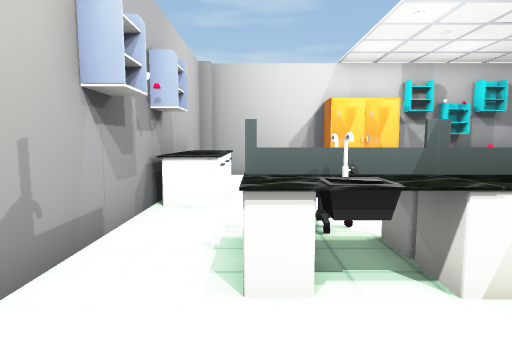
[1] (above)

13 first-person views from a walk through a scene from a Unity 3-D project. The camera is 1.3 m above the floor, tilts 6° down and sees 75° across. The floor is counted in squares, 1 m on a side. Each view is taken from the middle of a square. On the plan, view 1 faces up. The plan holds only what a view shows up to about 14 squares ahead; the rest is blank. The player character is not drawn.

[2]
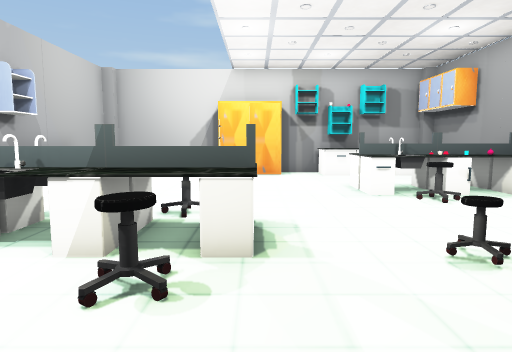

[3]
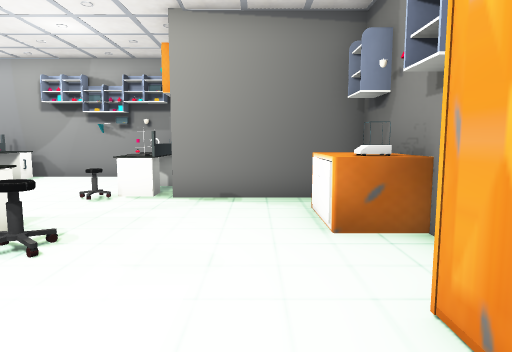

[4]
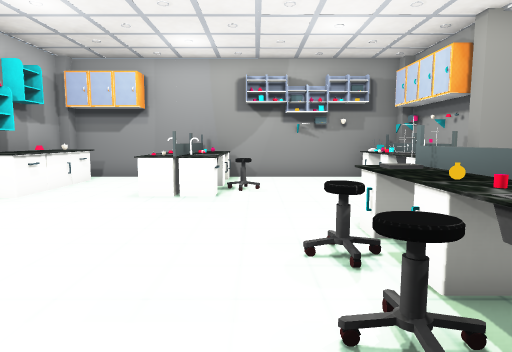

[5]
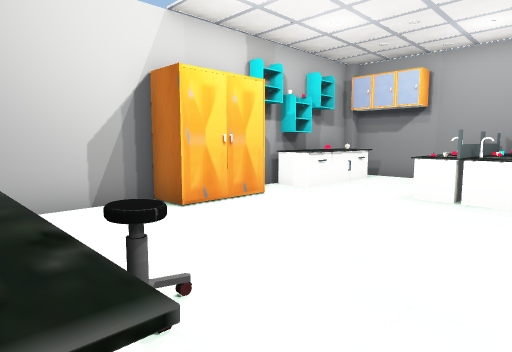

[6]
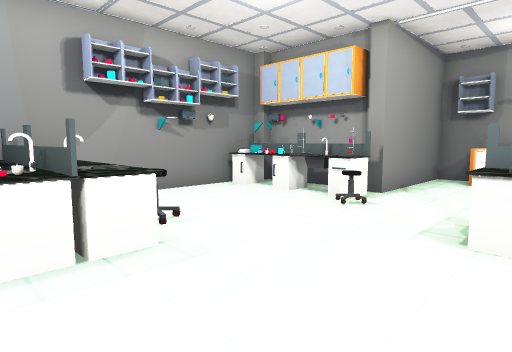

[7]
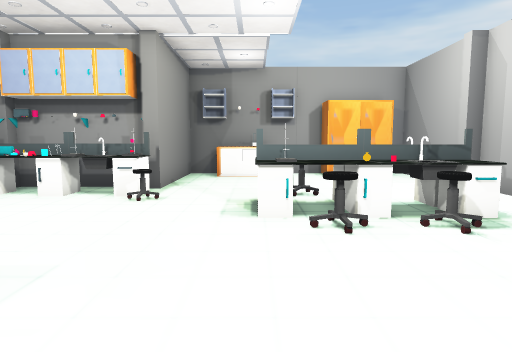

[8]
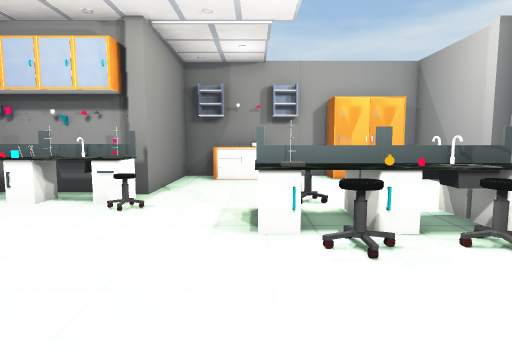

[9]
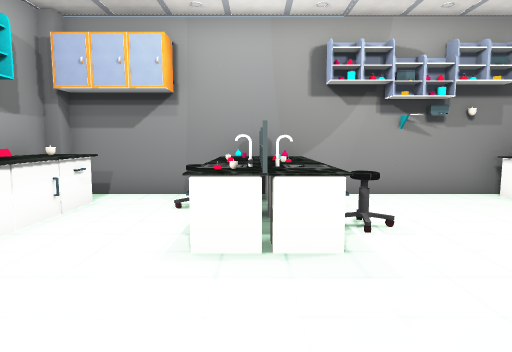

[10]
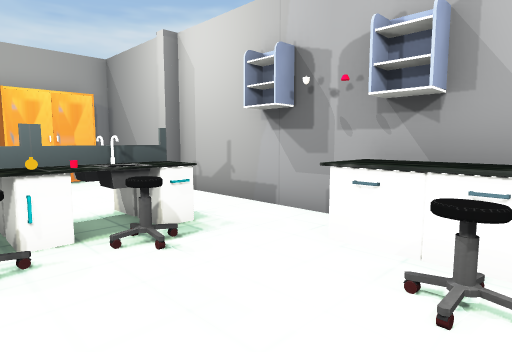

[11]
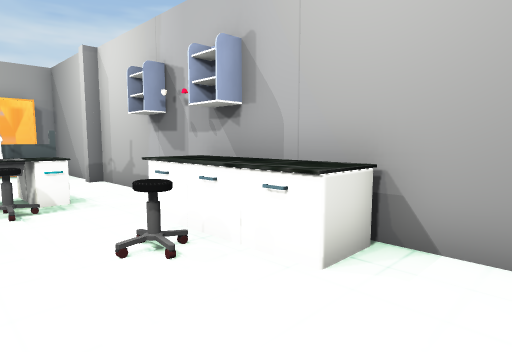

[12]
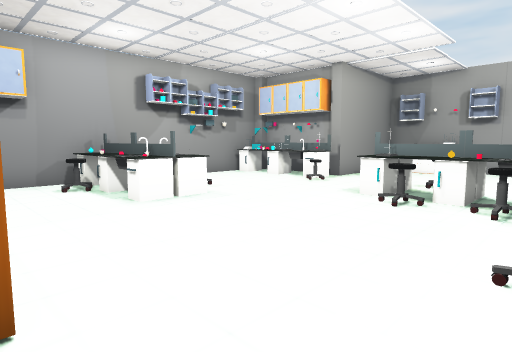

[13]
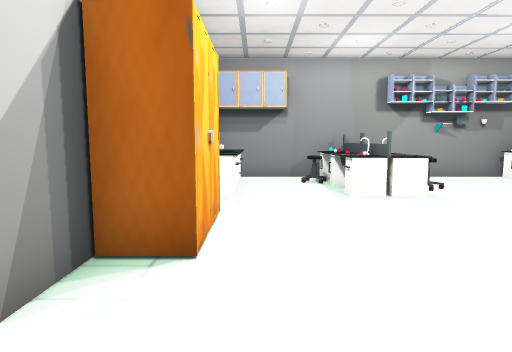

### Floor plan
Points are (right, up) in squares from view 1. A wall is a line through its corners. A room is listed if a view was taken in it or the views show most of it. See-through windows are left out.
Room 1 (views 1, 2, 3, 4, 5, 6, 7, 8, 9, 10, 11, 12, 13)
walls: (7.4, 1.4) (10.5, 1.4); (7.1, 0.6) (10.8, 0.6); (11.1, 5.4) (11.1, 12.5); (11.1, 2.4) (11.1, 3.6); (-1.9, 0.2) (-1.9, -3.4) (-1.2, -3.4); (2.8, 12.8) (-1.5, 12.8); (1.2, -3.4) (6.6, -3.4) (6.6, 0.6); (-2.1, 12.4) (-2.1, 1.5); (10.8, 12.8) (5, 12.8)
objects: pillar (-2, 1); other object (-1, -3) to (1, -2); shelf (-1, 7) to (-1, 10); shelf (0, 3); shelf (0, 4) to (1, 4); chair (0, 8) to (0, 9); tap (1, 3); chair (1, 5); shelf (2, 3) to (4, 3); flask (2, 4); other object (2, 5); chair (3, 2); shelf (3, 4) to (4, 4); chair (3, 5); other object (3, 12) to (5, 12); other object (4, -3); other object (4, -3) to (5, -2); chair (6, 3); pillar (7, 1); shelf (7, 2); shelf (7, 7) to (8, 7); other object (7, 8); shelf (7, 9) to (8, 9); rack (7, 12) to (7, 13); other object (8, 2); chair (8, 6); other object (8, 8); other object (8, 12); other object (9, 3); shelf (9, 7); other object (9, 8); chair (9, 9) to (10, 9); shelf (9, 12) to (10, 12); other object (10, 2); other object (10, 3); other object (10, 6); other object (10, 7); shelf (10, 8); pillar (11, 1); other object (11, 2)

Where each view was taken, in squares from view 1:
view 1: 0 up, 0 right, facing up
view 2: 1 down, 4 right, facing up
view 3: 1 down, 1 left, facing right
view 4: 6 up, 1 left, facing right
view 5: 6 up, 1 left, facing up-right
view 6: 9 up, 3 right, facing down-right
view 7: 10 up, 4 right, facing down
view 8: 9 up, 4 right, facing down
view 9: 8 up, 3 right, facing right
view 10: 9 up, 3 right, facing down-left
view 11: 12 up, 2 right, facing down-left
view 12: 12 up, 0 right, facing down-right
view 13: 11 up, 1 left, facing right
